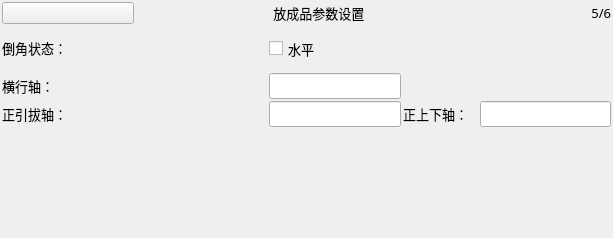
        <widget class="QWidget" name="PageReleasePro">
         <layout class="QGridLayout" name="gridLayout_7">
          <property name="margin">
           <number>2</number>
          </property>
          <property name="spacing">
           <number>2</number>
          </property>
          <item row="0" column="0">
           <widget class="QPushButton" name="BtnProductSync">
            <property name="minimumSize">
             <size>
              <width>40</width>
              <height>20</height>
             </size>
            </property>
            <property name="maximumSize">
             <size>
              <width>150</width>
              <height>45</height>
             </size>
            </property>
            <property name="text">
             <string/>
            </property>
            <property name="icon">
             <iconset resource="../xPad.qrc">
              <normaloff>:/img/32X32/Sync.png</normaloff>:/img/32X32/Sync.png</iconset>
            </property>
            <property name="iconSize">
             <size>
              <width>48</width>
              <height>48</height>
             </size>
            </property>
           </widget>
          </item>
          <item row="0" column="1" colspan="3">
           <widget class="QLabel" name="labelProduct">
            <property name="minimumSize">
             <size>
              <width>0</width>
              <height>20</height>
             </size>
            </property>
            <property name="maximumSize">
             <size>
              <width>16777215</width>
              <height>45</height>
             </size>
            </property>
            <property name="font">
             <font>
              <family>微软雅黑</family>
              <pointsize>10</pointsize>
              <weight>50</weight>
              <bold>false</bold>
             </font>
            </property>
            <property name="text">
             <string>       放成品参数设置</string>
            </property>
            <property name="alignment">
             <set>Qt::AlignCenter</set>
            </property>
           </widget>
          </item>
          <item row="0" column="4">
           <widget class="QLabel" name="label_3">
            <property name="font">
             <font>
              <family>微软雅黑</family>
              <pointsize>10</pointsize>
              <italic>false</italic>
             </font>
            </property>
            <property name="text">
             <string>5/6</string>
            </property>
            <property name="alignment">
             <set>Qt::AlignRight|Qt::AlignTrailing|Qt::AlignVCenter</set>
            </property>
           </widget>
          </item>
          <item row="1" column="0" colspan="2">
           <widget class="QLabel" name="labelProductRotate">
            <property name="minimumSize">
             <size>
              <width>0</width>
              <height>20</height>
             </size>
            </property>
            <property name="maximumSize">
             <size>
              <width>75</width>
              <height>20</height>
             </size>
            </property>
            <property name="font">
             <font>
              <family>微软雅黑</family>
              <pointsize>10</pointsize>
              <weight>50</weight>
              <bold>false</bold>
             </font>
            </property>
            <property name="text">
             <string>倒角状态：</string>
            </property>
           </widget>
          </item>
          <item row="1" column="2">
           <widget class="QCheckBox" name="checkBoxProductRotate">
            <property name="minimumSize">
             <size>
              <width>0</width>
              <height>45</height>
             </size>
            </property>
            <property name="maximumSize">
             <size>
              <width>16777215</width>
              <height>45</height>
             </size>
            </property>
            <property name="font">
             <font>
              <family>微软雅黑</family>
              <pointsize>10</pointsize>
              <weight>50</weight>
              <bold>false</bold>
             </font>
            </property>
            <property name="text">
             <string>水平</string>
            </property>
           </widget>
          </item>
          <item row="2" column="0" colspan="2">
           <widget class="QLabel" name="labelProductTrv">
            <property name="minimumSize">
             <size>
              <width>0</width>
              <height>20</height>
             </size>
            </property>
            <property name="maximumSize">
             <size>
              <width>75</width>
              <height>45</height>
             </size>
            </property>
            <property name="font">
             <font>
              <family>微软雅黑</family>
              <pointsize>10</pointsize>
              <weight>50</weight>
              <bold>false</bold>
             </font>
            </property>
            <property name="text">
             <string>横行轴：</string>
            </property>
           </widget>
          </item>
          <item row="2" column="2">
           <widget class="xLineEdit" name="BoxProductTrv">
            <property name="sizePolicy">
             <sizepolicy hsizetype="Preferred" vsizetype="Fixed">
              <horstretch>0</horstretch>
              <verstretch>0</verstretch>
             </sizepolicy>
            </property>
            <property name="minimumSize">
             <size>
              <width>75</width>
              <height>20</height>
             </size>
            </property>
            <property name="maximumSize">
             <size>
              <width>150</width>
              <height>45</height>
             </size>
            </property>
            <property name="font">
             <font>
              <family>微软雅黑</family>
              <pointsize>10</pointsize>
              <weight>50</weight>
              <italic>false</italic>
              <bold>false</bold>
             </font>
            </property>
            <property name="styleSheet">
             <string notr="true"/>
            </property>
            <property name="alignment">
             <set>Qt::AlignRight|Qt::AlignTrailing|Qt::AlignVCenter</set>
            </property>
            <property name="readOnly">
             <bool>true</bool>
            </property>
           </widget>
          </item>
          <item row="3" column="0" colspan="2">
           <widget class="QLabel" name="labelProductPHor">
            <property name="minimumSize">
             <size>
              <width>0</width>
              <height>20</height>
             </size>
            </property>
            <property name="maximumSize">
             <size>
              <width>75</width>
              <height>45</height>
             </size>
            </property>
            <property name="font">
             <font>
              <family>微软雅黑</family>
              <pointsize>10</pointsize>
              <weight>50</weight>
              <bold>false</bold>
             </font>
            </property>
            <property name="text">
             <string>正引拔轴：</string>
            </property>
           </widget>
          </item>
          <item row="3" column="2">
           <widget class="xLineEdit" name="BoxProductPHor">
            <property name="sizePolicy">
             <sizepolicy hsizetype="Preferred" vsizetype="Fixed">
              <horstretch>0</horstretch>
              <verstretch>0</verstretch>
             </sizepolicy>
            </property>
            <property name="minimumSize">
             <size>
              <width>75</width>
              <height>20</height>
             </size>
            </property>
            <property name="maximumSize">
             <size>
              <width>150</width>
              <height>45</height>
             </size>
            </property>
            <property name="font">
             <font>
              <family>微软雅黑</family>
              <pointsize>10</pointsize>
              <weight>50</weight>
              <italic>false</italic>
              <bold>false</bold>
             </font>
            </property>
            <property name="styleSheet">
             <string notr="true"/>
            </property>
            <property name="alignment">
             <set>Qt::AlignRight|Qt::AlignTrailing|Qt::AlignVCenter</set>
            </property>
            <property name="readOnly">
             <bool>true</bool>
            </property>
           </widget>
          </item>
          <item row="3" column="3">
           <widget class="QLabel" name="labelProductPVer">
            <property name="minimumSize">
             <size>
              <width>0</width>
              <height>20</height>
             </size>
            </property>
            <property name="maximumSize">
             <size>
              <width>75</width>
              <height>45</height>
             </size>
            </property>
            <property name="font">
             <font>
              <family>微软雅黑</family>
              <pointsize>10</pointsize>
              <weight>50</weight>
              <bold>false</bold>
             </font>
            </property>
            <property name="text">
             <string>正上下轴：</string>
            </property>
           </widget>
          </item>
          <item row="3" column="4">
           <widget class="xLineEdit" name="BoxProductPVer">
            <property name="sizePolicy">
             <sizepolicy hsizetype="Preferred" vsizetype="Fixed">
              <horstretch>0</horstretch>
              <verstretch>0</verstretch>
             </sizepolicy>
            </property>
            <property name="minimumSize">
             <size>
              <width>75</width>
              <height>20</height>
             </size>
            </property>
            <property name="maximumSize">
             <size>
              <width>150</width>
              <height>45</height>
             </size>
            </property>
            <property name="font">
             <font>
              <family>微软雅黑</family>
              <pointsize>10</pointsize>
              <weight>50</weight>
              <italic>false</italic>
              <bold>false</bold>
             </font>
            </property>
            <property name="styleSheet">
             <string notr="true"/>
            </property>
            <property name="alignment">
             <set>Qt::AlignRight|Qt::AlignTrailing|Qt::AlignVCenter</set>
            </property>
            <property name="readOnly">
             <bool>true</bool>
            </property>
           </widget>
          </item>
          <item row="4" column="0" colspan="5">
           <spacer name="verticalSpacer_4">
            <property name="orientation">
             <enum>Qt::Vertical</enum>
            </property>
            <property name="sizeHint" stdset="0">
             <size>
              <width>609</width>
              <height>109</height>
             </size>
            </property>
           </spacer>
          </item>
         </layout>
        </widget>
